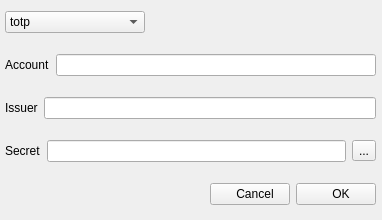
<?xml version="1.0" encoding="UTF-8"?>
<ui version="4.0">
 <class>frmNewAccount</class>
 <widget class="QWidget" name="frmNewAccount">
  <property name="geometry">
   <rect>
    <x>0</x>
    <y>0</y>
    <width>382</width>
    <height>220</height>
   </rect>
  </property>
  <property name="minimumSize">
   <size>
    <width>382</width>
    <height>220</height>
   </size>
  </property>
  <property name="maximumSize">
   <size>
    <width>382</width>
    <height>220</height>
   </size>
  </property>
  <property name="windowTitle">
   <string>frmNew</string>
  </property>
  <widget class="QWidget" name="verticalLayoutWidget">
   <property name="geometry">
    <rect>
     <x>0</x>
     <y>1</y>
     <width>381</width>
     <height>216</height>
    </rect>
   </property>
   <layout class="QVBoxLayout" name="verticalLayout">
    <item>
     <layout class="QHBoxLayout" name="horizontalLayout_4">
      <property name="leftMargin">
       <number>5</number>
      </property>
      <property name="topMargin">
       <number>5</number>
      </property>
      <property name="rightMargin">
       <number>5</number>
      </property>
      <property name="bottomMargin">
       <number>5</number>
      </property>
      <item>
       <widget class="QComboBox" name="cbTypeKey">
        <property name="minimumSize">
         <size>
          <width>140</width>
          <height>0</height>
         </size>
        </property>
        <property name="sizeAdjustPolicy">
         <enum>QComboBox::AdjustToContents</enum>
        </property>
        <item>
         <property name="text">
          <string>totp</string>
         </property>
        </item>
        <item>
         <property name="text">
          <string>hotp</string>
         </property>
        </item>
       </widget>
      </item>
      <item>
       <spacer name="horizontalSpacer_2">
        <property name="orientation">
         <enum>Qt::Horizontal</enum>
        </property>
        <property name="sizeHint" stdset="0">
         <size>
          <width>40</width>
          <height>20</height>
         </size>
        </property>
       </spacer>
      </item>
     </layout>
    </item>
    <item>
     <layout class="QHBoxLayout" name="horizontalLayout">
      <property name="leftMargin">
       <number>5</number>
      </property>
      <property name="topMargin">
       <number>5</number>
      </property>
      <property name="rightMargin">
       <number>5</number>
      </property>
      <property name="bottomMargin">
       <number>5</number>
      </property>
      <item>
       <widget class="QLabel" name="label">
        <property name="text">
         <string>Account</string>
        </property>
       </widget>
      </item>
      <item>
       <widget class="QLineEdit" name="edtAccount"/>
      </item>
     </layout>
    </item>
    <item>
     <layout class="QHBoxLayout" name="horizontalLayout_12">
      <property name="leftMargin">
       <number>5</number>
      </property>
      <property name="topMargin">
       <number>5</number>
      </property>
      <property name="rightMargin">
       <number>5</number>
      </property>
      <property name="bottomMargin">
       <number>5</number>
      </property>
      <item>
       <widget class="QLabel" name="label_3">
        <property name="text">
         <string>Issuer</string>
        </property>
       </widget>
      </item>
      <item>
       <widget class="QLineEdit" name="edtIssuer"/>
      </item>
     </layout>
    </item>
    <item>
     <layout class="QHBoxLayout" name="horizontalLayout_2">
      <property name="leftMargin">
       <number>5</number>
      </property>
      <property name="topMargin">
       <number>5</number>
      </property>
      <property name="rightMargin">
       <number>5</number>
      </property>
      <property name="bottomMargin">
       <number>5</number>
      </property>
      <item>
       <widget class="QLabel" name="label_2">
        <property name="text">
         <string>Secret</string>
        </property>
       </widget>
      </item>
      <item>
       <widget class="QLineEdit" name="edtSecret"/>
      </item>
      <item>
       <widget class="QToolButton" name="btnViewSecret">
        <property name="text">
         <string>...</string>
        </property>
       </widget>
      </item>
     </layout>
    </item>
    <item>
     <layout class="QHBoxLayout" name="horizontalLayout_16">
      <property name="leftMargin">
       <number>5</number>
      </property>
      <property name="topMargin">
       <number>5</number>
      </property>
      <property name="rightMargin">
       <number>5</number>
      </property>
      <property name="bottomMargin">
       <number>5</number>
      </property>
      <item>
       <spacer name="horizontalSpacer">
        <property name="orientation">
         <enum>Qt::Horizontal</enum>
        </property>
        <property name="sizeHint" stdset="0">
         <size>
          <width>40</width>
          <height>20</height>
         </size>
        </property>
       </spacer>
      </item>
      <item>
       <widget class="QPushButton" name="btnCancel">
        <property name="text">
         <string>   Cancel</string>
        </property>
       </widget>
      </item>
      <item>
       <widget class="QPushButton" name="btnOK">
        <property name="text">
         <string>   OK</string>
        </property>
       </widget>
      </item>
     </layout>
    </item>
   </layout>
  </widget>
 </widget>
 <tabstops>
  <tabstop>edtAccount</tabstop>
  <tabstop>edtIssuer</tabstop>
  <tabstop>edtSecret</tabstop>
  <tabstop>btnViewSecret</tabstop>
  <tabstop>cbTypeKey</tabstop>
  <tabstop>btnOK</tabstop>
  <tabstop>btnCancel</tabstop>
 </tabstops>
 <resources/>
 <connections/>
</ui>
